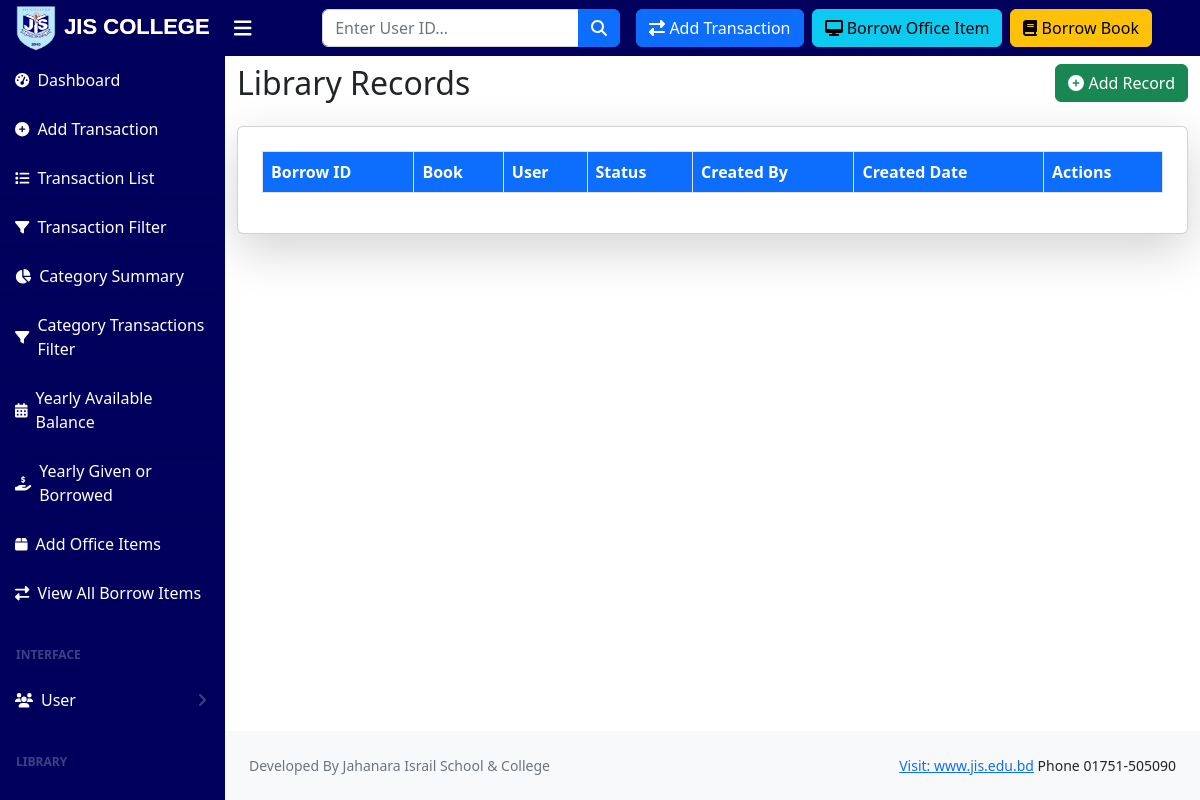
Page /library-records/ on the earlier database version.
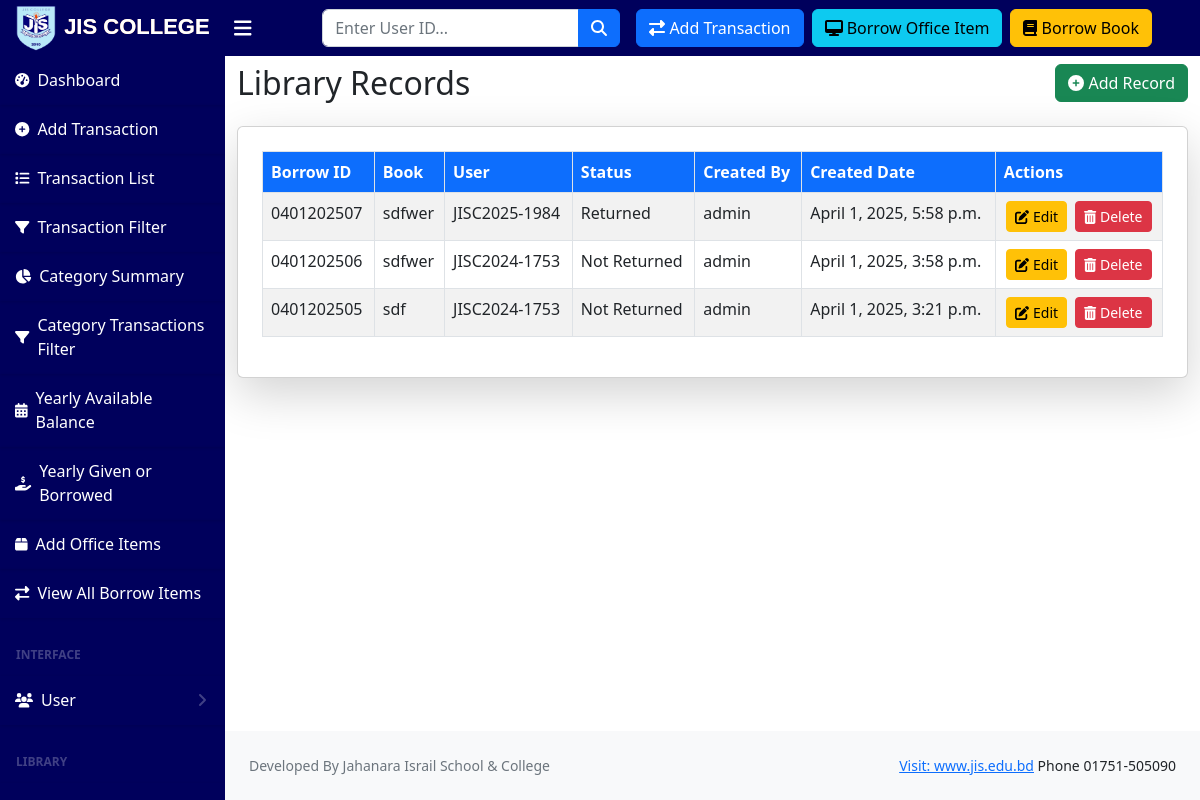
Same page on the later database version.
### jisc_library/models.py (models this page shows, shortened)
class LibraryRecord(models.Model):
    STATUS_CHOICES = [
        ('Not Returned', 'Not Returned'),
        ('Returned', 'Returned'),
    ]
    user = models.ForeignKey(User, on_delete=models.CASCADE, related_name="borrower", blank=True, null=True)
    book = models.ForeignKey('Book', on_delete=models.CASCADE, blank=True, null=True)
    shelf_no = models.CharField(max_length=10, blank=True, null=True)
    row_no = models.CharField(max_length=10, blank=True, null=True)
    issue_date = models.DateField(default=date.today, blank=True, null=True)
    returned_date = models.DateField(blank=True, null=True)  # Fixed return_date spelling
    status = models.CharField(max_length=25, choices=STATUS_CHOICES, default='Not Returned', blank=True, null=True)
    created_date = models.DateTimeField(auto_now_add=True, blank=True, null=True)
    created_by = models.ForeignKey(User, on_delete=models.SET_NULL, null=True, blank=True)
    borrow_id = models.CharField(max_length=12, unique=True, editable=False, blank=True, null=True)

class Book(models.Model):
    name = models.CharField(max_length=255, unique=True)
    writer = models.CharField(max_length=255, blank=True, null=True)
    publication = models.CharField(max_length=255, blank=True, null=True)
    quantity = models.PositiveIntegerField(default=1, blank=True, null=True)  # Total available copies

### jisc_library/views.py (the view)
# urls.py: path('library-records/', LibraryRecordListView.as_view(), name='libraryrecord_list'),
class LibraryRecordListView(ListView):
    model = LibraryRecord
    template_name = 'library/libraryrecord_list.html'
    context_object_name = 'records'
    paginate_by = 10
    ordering = ['-created_date']  # Order by created_date descending (latest first)
    def get_queryset(self):
        return LibraryRecord.objects.all().order_by('-created_date')

### templates/library/libraryrecord_list.html (shortened to what this page needs)
{% extends 'base.html' %}
{% block content %}
<div class="container mt-2">
    <div class="d-flex justify-content-between align-items-center mb-4">
        <h2 class="mb-0">Library Records</h2>
        <a href="{% url 'libraryrecord_add' %}" class="btn btn-success">
            <i class="fas fa-plus-circle"></i> Add Record
        </a>
    </div>
    <div class="card shadow-lg p-4">
        <div class="table-responsive">
            <table class="table table-bordered table-striped table-hover">
                <thead class="thead-light bg-primary text-white">
                    <tr>
                        <th scope="col">Borrow ID</th>
                        <th scope="col">Book</th>
                        <th scope="col">User</th>
                        <th scope="col">Status</th>
                        <th scope="col">Created By</th>
                        <th scope="col">Created Date</th>
                        <th scope="col">Actions</th>
                    </tr>
                </thead>
                <tbody>
                    {% for record in records %}
                    <tr>
                        <td>{{ record.borrow_id }}</td>
                        <td>{{ record.book.name }}</td>
                        <td>{{ record.user.username }}</td>
                        <td>{{ record.status }}</td>
                        <td>{{ record.created_by.username }}</td>
                        <td>{{ record.created_date }}</td>
                        <td>
                            <div class="d-flex justify-content-center">
                                <a href="{% url 'libraryrecord_edit' record.id %}" class="btn btn-warning btn-sm me-2">
                                    <i class="fas fa-edit"></i> Edit
                                </a>
                                <a href="{% url 'libraryrecord_delete' record.id %}" class="btn btn-danger btn-sm"
                                    onclick="return confirm('Are you sure you want to delete this record?');">
                                    <i class="fas fa-trash-alt"></i> Delete
                                </a>
                            </div>
                        </td>
                    </tr>
                    {% endfor %}
                </tbody>
            </table>
        </div>
    </div>
</div>
{% endblock %}

Differences in the rows shown:
added LibraryRecord: borrow_id "0401202507", book.name "sdfwer", user.username "JISC2025-1984", status "Returned", created_by.username "admin", created_date "April 1, 2025, 5:58 p.m."
added LibraryRecord: borrow_id "0401202506", book.name "sdfwer", user.username "JISC2024-1753", status "Not Returned", created_by.username "admin", created_date "April 1, 2025, 3:58 p.m."
added LibraryRecord: borrow_id "0401202505", book.name "sdf", user.username "JISC2024-1753", status "Not Returned", created_by.username "admin", created_date "April 1, 2025, 3:21 p.m."
